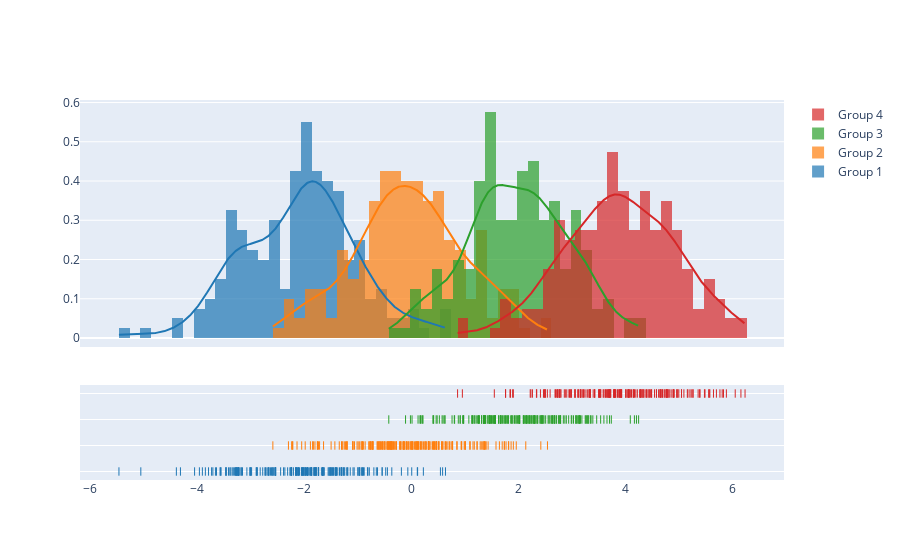

Notebook code for this chart:
### Code cell
import plotly.figure_factory as ff

# Add histogram data
x1 = np.random.randn(200) - 2
x2 = np.random.randn(200)
x3 = np.random.randn(200) + 2
x4 = np.random.randn(200) + 4

# Group data together
hist_data = [x1, x2, x3, x4]

group_labels = ['Group 1', 'Group 2', 'Group 3', 'Group 4']

# Create distplot with custom bin_size
fig = ff.create_distplot(hist_data, group_labels, bin_size=.2)
fig.show()

### Figure 1 — Plotly figure (JSON) as saved in the notebook; plotly's stock layout.template omitted (floating-point values rounded to 4 significant figures; data arrays with more than 128 entries replaced by an {"elided": "..."} marker saying what was removed)
{"data": [{"autobinx": false, "histnorm": "probability density", "legendgroup": "Group 1", "marker": {"color": "rgb(31, 119, 180)"}, "name": "Group 1", "opacity": 0.7, "type": "histogram", "x": {"elided": "200 float values"}, "xaxis": "x", "xbins": {"end": 0.6353, "size": 0.2, "start": -5.465}, "yaxis": "y"}, {"autobinx": false, "histnorm": "probability density", "legendgroup": "Group 2", "marker": {"color": "rgb(255, 127, 14)"}, "name": "Group 2", "opacity": 0.7, "type": "histogram", "x": {"elided": "200 float values"}, "xaxis": "x", "xbins": {"end": 2.541, "size": 0.2, "start": -2.589}, "yaxis": "y"}, {"autobinx": false, "histnorm": "probability density", "legendgroup": "Group 3", "marker": {"color": "rgb(44, 160, 44)"}, "name": "Group 3", "opacity": 0.7, "type": "histogram", "x": {"elided": "200 float values"}, "xaxis": "x", "xbins": {"end": 4.244, "size": 0.2, "start": -0.4238}, "yaxis": "y"}, {"autobinx": false, "histnorm": "probability density", "legendgroup": "Group 4", "marker": {"color": "rgb(214, 39, 40)"}, "name": "Group 4", "opacity": 0.7, "type": "histogram", "x": {"elided": "200 float values"}, "xaxis": "x", "xbins": {"end": 6.232, "size": 0.2, "start": 0.8617}, "yaxis": "y"}, {"legendgroup": "Group 1", "marker": {"color": "rgb(31, 119, 180)"}, "mode": "lines", "name": "Group 1", "showlegend": false, "type": "scatter", "x": {"elided": "500 float values"}, "xaxis": "x", "y": {"elided": "500 float values"}, "yaxis": "y"}, {"legendgroup": "Group 2", "marker": {"color": "rgb(255, 127, 14)"}, "mode": "lines", "name": "Group 2", "showlegend": false, "type": "scatter", "x": {"elided": "500 float values"}, "xaxis": "x", "y": {"elided": "500 float values"}, "yaxis": "y"}, {"legendgroup": "Group 3", "marker": {"color": "rgb(44, 160, 44)"}, "mode": "lines", "name": "Group 3", "showlegend": false, "type": "scatter", "x": {"elided": "500 float values"}, "xaxis": "x", "y": {"elided": "500 float values"}, "yaxis": "y"}, {"legendgroup": "Group 4", "marker": {"color": "rgb(214, 39, 40)"}, "mode": "lines", "name": "Group 4", "showlegend": false, "type": "scatter", "x": {"elided": "500 float values"}, "xaxis": "x", "y": {"elided": "500 float values"}, "yaxis": "y"}, {"legendgroup": "Group 1", "marker": {"color": "rgb(31, 119, 180)", "symbol": "line-ns-open"}, "mode": "markers", "name": "Group 1", "showlegend": false, "type": "scatter", "x": {"elided": "200 float values"}, "xaxis": "x", "y": {"elided": "200 str values"}, "yaxis": "y2"}, {"legendgroup": "Group 2", "marker": {"color": "rgb(255, 127, 14)", "symbol": "line-ns-open"}, "mode": "markers", "name": "Group 2", "showlegend": false, "type": "scatter", "x": {"elided": "200 float values"}, "xaxis": "x", "y": {"elided": "200 str values"}, "yaxis": "y2"}, {"legendgroup": "Group 3", "marker": {"color": "rgb(44, 160, 44)", "symbol": "line-ns-open"}, "mode": "markers", "name": "Group 3", "showlegend": false, "type": "scatter", "x": {"elided": "200 float values"}, "xaxis": "x", "y": {"elided": "200 str values"}, "yaxis": "y2"}, {"legendgroup": "Group 4", "marker": {"color": "rgb(214, 39, 40)", "symbol": "line-ns-open"}, "mode": "markers", "name": "Group 4", "showlegend": false, "type": "scatter", "x": {"elided": "200 float values"}, "xaxis": "x", "y": {"elided": "200 str values"}, "yaxis": "y2"}], "layout": {"barmode": "overlay", "hovermode": "closest", "legend": {"traceorder": "reversed"}, "xaxis": {"anchor": "y2", "domain": [0.0, 1.0], "zeroline": false}, "yaxis": {"anchor": "free", "domain": [0.35, 1], "position": 0.0}, "yaxis2": {"anchor": "x", "domain": [0, 0.25], "dtick": 1, "showticklabels": false}}}
